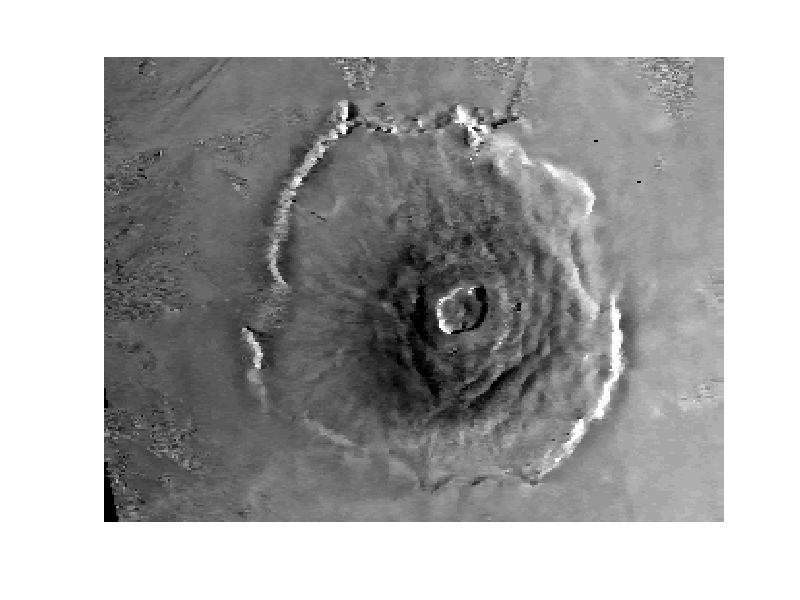

Write MATLAB code to recreate this figure.
img=load('testimage.mat');
img_noisy=im2double(img.noisy);
img_orginal=im2double(img.original);


for i=1:240
  img.out(i,1)=median(img_noisy(i,1:2));
  img.out(i,320)=median(img_noisy(i,319:320));
  for j=2:319
     
      img.out(i,j-1:j+1)=median(img_noisy(i,j-1:j+1));

  end
 end
figure,imshow(img.out);
